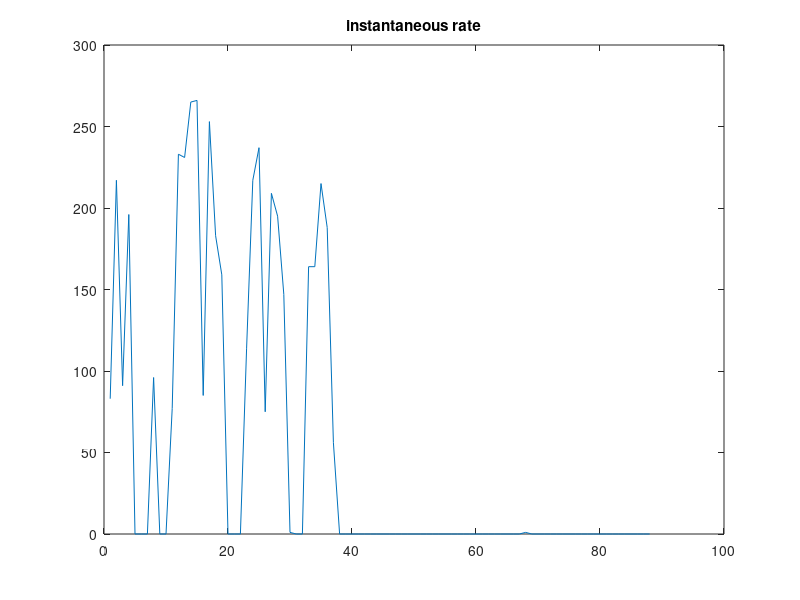
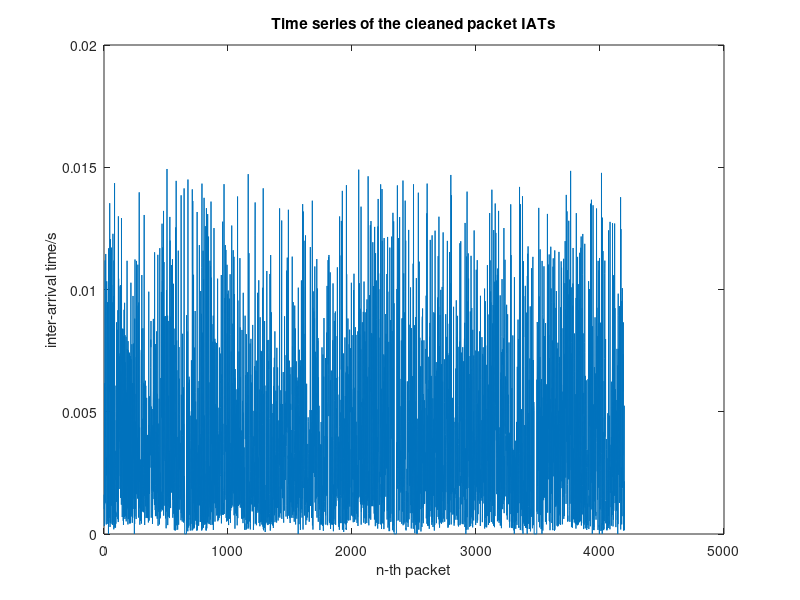

Recreate these plots in MATLAB, in order. (Note: this script raises an error after producing the figures.)
clear all
close all

%------ Q3.2 ------
data = xlsread('video.csv');
time = data(:,2);

% caculate inter-arrival time
IAT = diff(time);

% min,max,average,standard deviation of IAT
min_IAT = min(IAT);
max_IAT = max(IAT);
average_IAT = mean(IAT);
standard_deviation = std(IAT);
fprintf('The min IAT is %f. The max IAT is %f.\n The average IAT is %f. Standard deviation is %f.\n',min_IAT, max_IAT, average_IAT, standard_deviation);


% instantaneous rate
instantaneous_rate = zeros(88,1);
for i = 1:1:88
    len = sum(sum((time < i)&(time >= i-1)));
    instantaneous_rate(i) = len;
end
figure;
plot(instantaneous_rate)
title('instantaneous rate')

% average rate
average_rate = length(time)/time(end);
fprintf('Average rate is %f.\n',average_rate)

%------Q3.3 -----
% select inter_arrival time smaller than 95-th percentile
threshold = prctile(IAT,95);
clean = IAT(IAT<threshold);

% min,max,average,standard deviation of cleaned data
min_clean = min(clean);
max_clean = max(clean);
average_clean = mean(clean);
standard_deviation_clean = std(clean);
fprintf('The minimum of cleaned data is %f.\nThe maximum of cleaned data is %f.\nThe average of cleaned data is %f.\nThe standard deviation of cleaned data is %f.\n',min_clean, max_clean, average_clean, standard_deviation_clean);


%------Q3.4------
% plot time series of cleaned packets IATS
figure;
plot(clean);
title('Time series of the cleaned packet IATs');
xlabel('n-th packet');
ylabel('inter-arrival time/s');

% plot histogram of the cleaned packet IATS
figure;
histogram(clean)
xlabel('inter-arrival time/s')
ylabel('packet number')
title('histogram of cleaned packet IATs')

%------Q3.5------
% exponential_fit of the time series
mu = expfit(clean);
lamda = 1/mu;
x = 0:0.001:0.015;
PDF = lamda*exp(-lamda*x);
CDF = 1-exp(-lamda*x);
figure;
plot(x,PDF)
title('PDF of exponenial distribution(mu=0.0038)')
figure;
plot(x,CDF)
title('CDF of exponenial distribution(mu=0.0038)')

%-----Q3.6-----
% real distribution and exp fit
figure;
histogram(clean)
hold on
plot(x,PDF)
title('PDF of exponenial distribution(mu=0.0038)and real distribution')
legend('real distribution','exponential fit')
